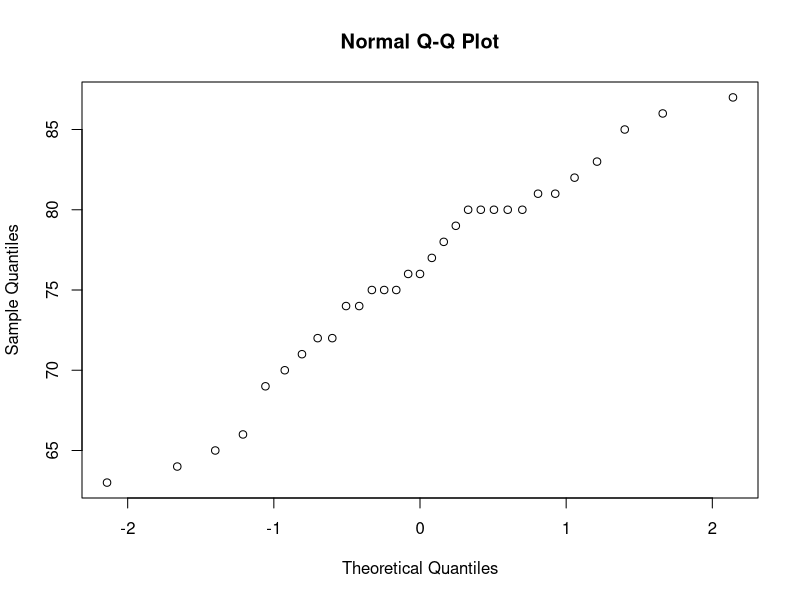
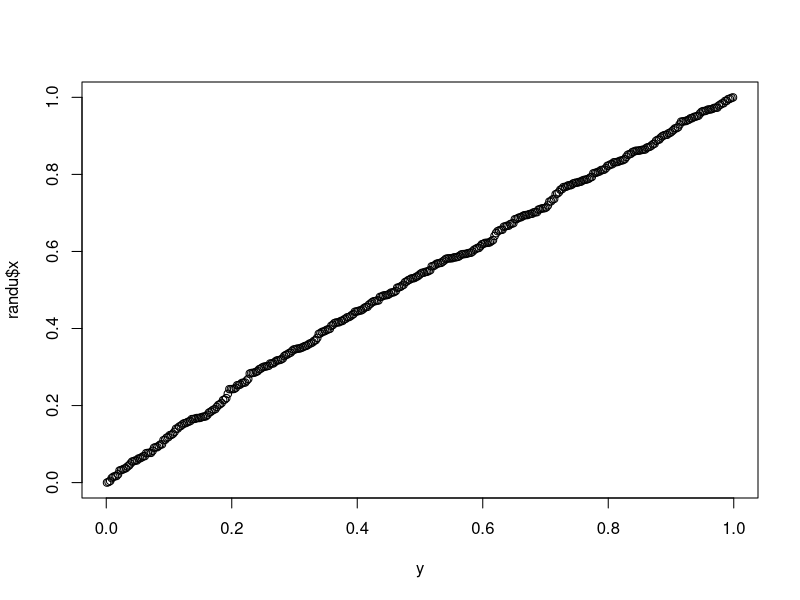
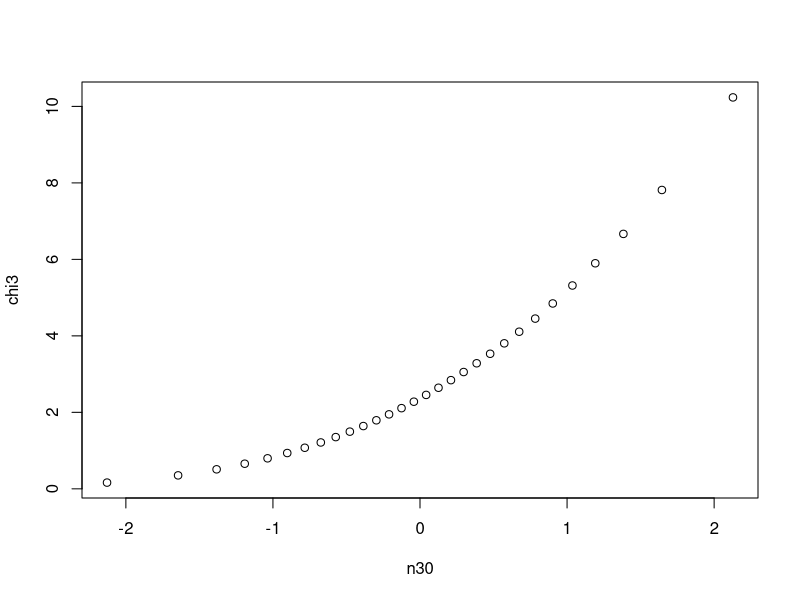
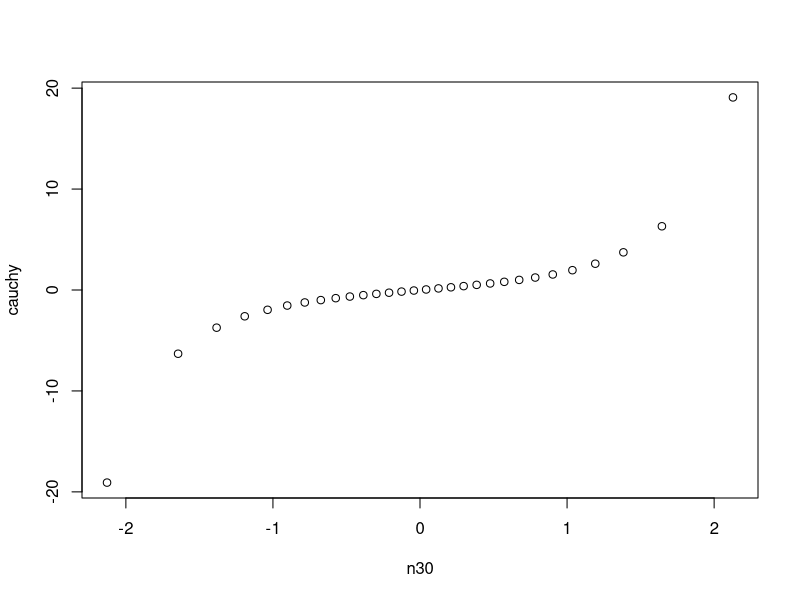
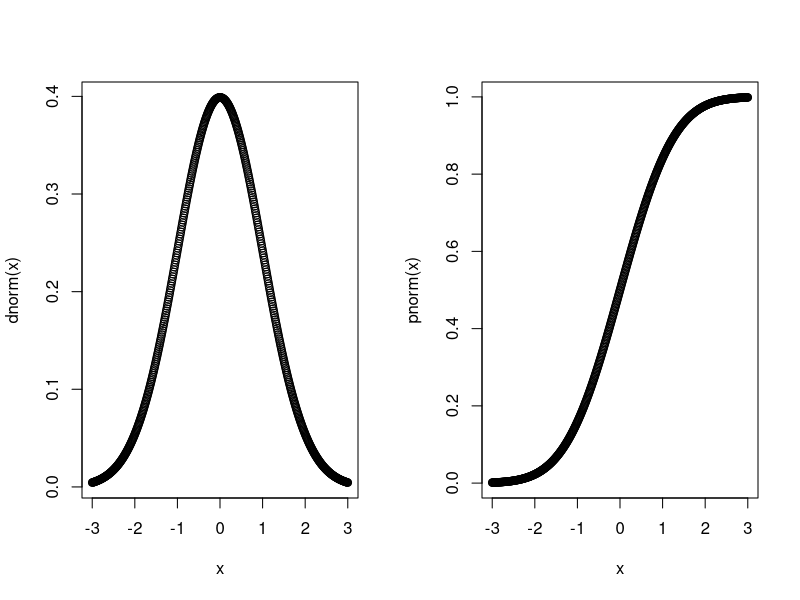
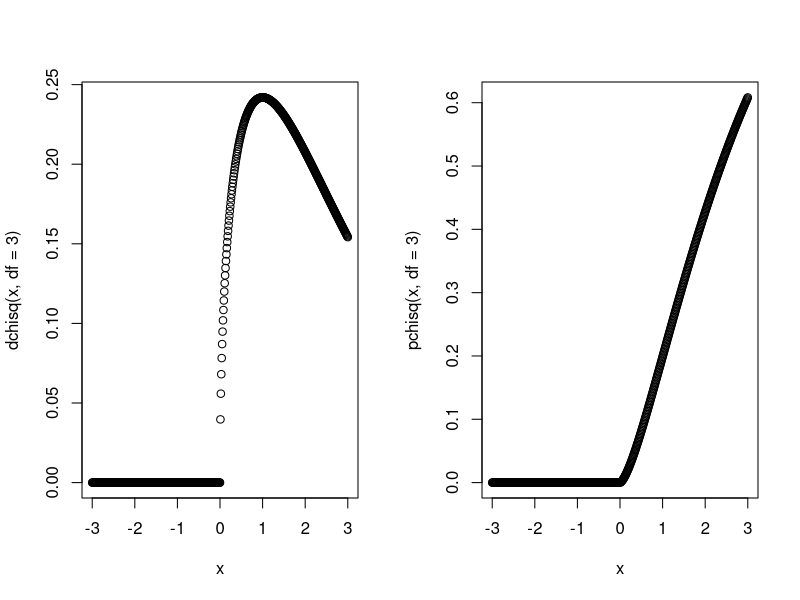
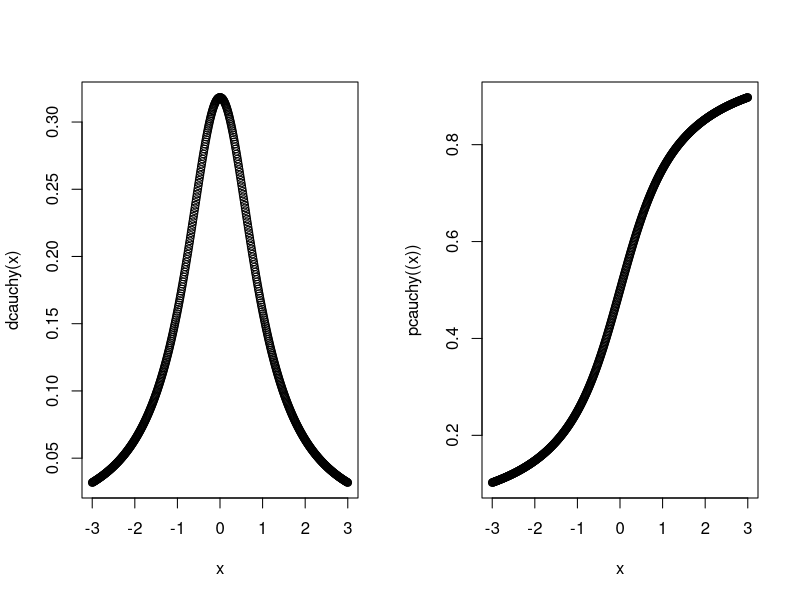

The R source for these figures, in order:
s = seq(0.01, 0.99, 0.01) #percentiles
s
qn = qnorm(s)
qn

df = data.frame(p = s, q = qn)

sample = rnorm(200)
sample
quantile(sample, probs = s)

#qqnorm
trees
par(mfrow = c(1,1))
qqnorm(trees$Height)


#qqplot

randu

n = length(randu$x)
n 
y = qunif(ppoints(n))
y
qqplot(y,randu$x)



chi3 = qchisq(ppoints(30), df = 3)
n30 = qnorm(ppoints(30))
qqplot(n30, chi3)


cauchy = qcauchy(ppoints(30))
qqplot(n30, cauchy)

par(mfrow = c(1,2))
x = seq(-3, 3, 0.01)
plot(x, dnorm(x))

plot(x, pnorm(x))


plot(x, dchisq(x, df = 3))
plot(x, pchisq(x, df = 3))
plot(x, dcauchy(x))
plot(x, pcauchy((x)))
